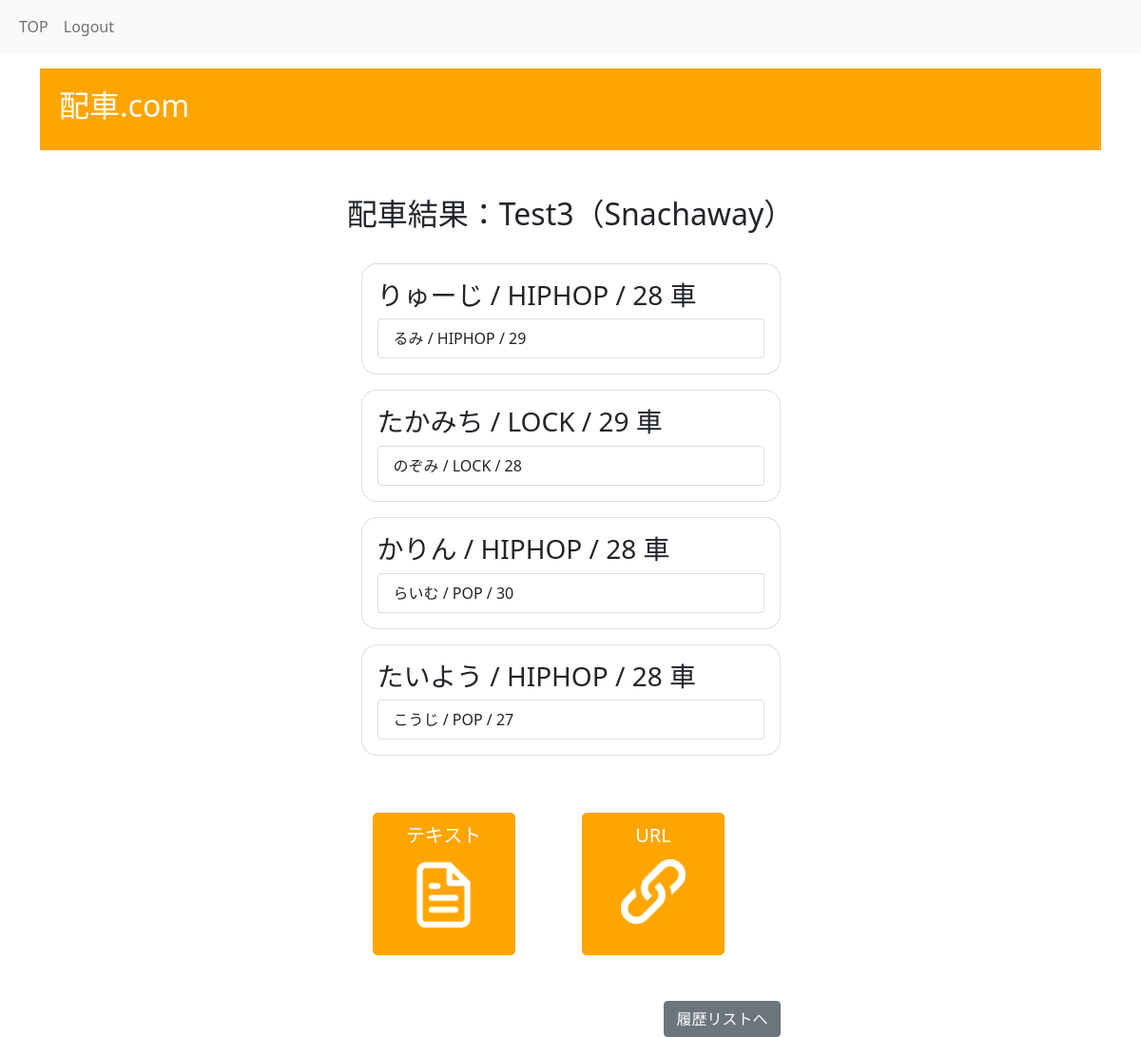
/history_list/Test3（Snachaway） (signed in), run on the app's committed database.
### app/models.py (models this page shows)
class History(db.Model):
    __tablename__ = 'history'
    id = db.Column(db.Integer, primary_key=True)
    history_name = db.Column(db.String(1000))
    driver_name = db.Column(db.String(1000))
    passenger_name = db.Column(db.String(1000))
    created_date = db.Column(db.DateTime(timezone=True), default=datetime.utcnow)

### app/index.py (the view)
@index.route("/history_list/<history_name>")
@login_required
def history_details(history_name):
    history_details = History.query.filter_by(history_name=history_name).all()
    drivers = {}
    for history_detail in history_details:
        driver = history_detail.driver_name
        passenger = history_detail.passenger_name
        if driver not in drivers:
            drivers[driver] = [passenger]
        else:
            drivers[driver].append(passenger)
    return render_template("history/history_details.html", drivers=drivers, history_name=history_name)

### app/__init__.py (called while the page is built)
def create_app():
    app = Flask(__name__, static_folder="static")
    app.config['SECRET_KEY'] = 'secret-key-goes-here'
    app.config['SQLALCHEMY_DATABASE_URI'] = ("sqlite:///realjam.db")
    app.config['SQLALCHEMY_TRACK_MODIFICATIONS'] = False
    try:
        os.makedirs(app.instance_path, exist_ok=True)
    except OSError as e:
        if e.errno != errno.EEXIST:
            raise
    db.init_app(app)
    Migrate(app, db)
    login_manager = LoginManager()
    login_manager.login_view = 'auth.login'
    login_manager.init_app(app)
    from .models import User
    @login_manager.user_loader
    def load_user(user_id):
        return User.query.get(int(user_id))
    from .auth.route import auth as auth_blueprint
    app.register_blueprint(auth_blueprint)
    from .index import index as index_blueprint
    app.register_blueprint(index_blueprint)
    return app

### app/templates/history/history_details.html (shortened to what this page needs)
<!DOCTYPE html>
<html>
<head>
    <link href="https://cdn.jsdelivr.net/npm/bootstrap@5.0.2/dist/css/bootstrap.min.css" rel="stylesheet">
    <link rel="stylesheet" href="{{ url_for('static', filename='css/main.css') }}"/>
</head>
<body style="background-color: white;">
    <section>
        <nav class="navbar navbar-expand-lg navbar-light bg-light mb-3">
            <div class="container-fluid">
                <div class="collapse navbar-collapse"  id="navbarSupportedContent">
                    <ul class="navbar-nav me-auto mb-2 mb-lg-0">
                        {% if current_user.is_authenticated %}
                        <li class="nav-item active">
                            <a aria-current="page" href="{{ url_for('index.toppage') }}" class="nav-link">
                                TOP
                            </a>
                        </li>
                        {% endif %}
                        {% if current_user.is_authenticated %}
                        <li class="nav-item">
                            <a href="{{ url_for('auth.logout') }}" class="nav-link">
                                Logout
                            </a>
                        </li>
                        {% endif %}
                    </ul>
                </div>
            </div>
        </nav>
        <div class="container">
            <header class="custom-header">
                <h2 class="mx-auto text-start">配車.com</h2>
            </header>
            <section class="vh-100 gradient-custom">
                <div class="container py-5 h-100">
                    <h2 class="text-center mb-2">配車結果：{{ history_name }}</h2><br>
                    <div class="row d-flex justify-content-center h-100">
                        <div class="col-12 col-md-8 col-lg-6 col-xl-5">
                            <div id="resultArea">
                                {% for driver, passengers in drivers.items() %}
                                <div class="card mb-3" style="border-radius: 1rem;">
                                    <div class="card-body">
                                        <h3 class="card-title">{{ driver }} 車</h3>
                                        <ul class="list-group list-group-flash rounded">
                                            {% for passenger in passengers %}
                                            <li class="list-group-item">{{ passenger }}</li>
                                            {% endfor %}
                                        </ul>
                                    </div>
                                </div>
                                {% endfor %}
                            </div>
                            <br>
                            <div class="row justify-content-center">
                                <div class="row">
                                    <div class="col text-center image-container">
                                        <a onclick="copyText()" class="btn btn-primary btn-lg square-button d-flex flex-column align-items-center">
                                            <span>テキスト</span>
                                            <img id="textimage" src="{{ url_for('static', filename='images/text-icon.png') }}" alt="Text Icon">
                                        </a>
                                    </div>
                                    <div class="col text-center image-container">
                                        <a onclick="copyUrl()" class="btn btn-primary btn-lg square-button d-flex flex-column align-items-center">
                                            <span>URL</span>
                                            <img id="clipimage" src="{{ url_for('static', filename='images/paperclip-icon.png') }}" alt="Paperclip Icon">
                                        </a>
                                    </div>
                                </div>
                            </div>
                            <br>
                            <br>
                            <div class="position-relative text-end">
                                <a href="{{ url_for('index.history_list')}}"><button class="btn btn-secondary">履歴リストへ</button></a>
                            </div>
                        </div>
                    </div>
                </div>
            </section>
        </div>
    </section>
</body>
</html>

### app/static/css/main.css (style rules this page uses)
.custom-header { background-color: #FFA500; color: white; padding: 1.25rem; text-align: center; width: 100%; }
header { display: block; unicode-bidi: isolate; }
.btn-primary { background-color: #FFA500; border-color: #FFA500; }
.btn-primary img { margin-top: 10px; }
.card { position: relative; }
.square-button { width: 150px; height: 150px; position: relative; }
.image-container { margin-top: 20px; }

### data on the page
History: driver_name "りゅーじ / HIPHOP / 28", passenger_name "るみ / HIPHOP / 29"
History: driver_name "たかみち / LOCK / 29", passenger_name "のぞみ / LOCK / 28"
History: driver_name "かりん / HIPHOP / 28", passenger_name "らいむ / POP / 30"
History: driver_name "たいよう / HIPHOP / 28", passenger_name "こうじ / POP / 27"

### other printed values
{{ history_name }} "Test3（Snachaway）"
